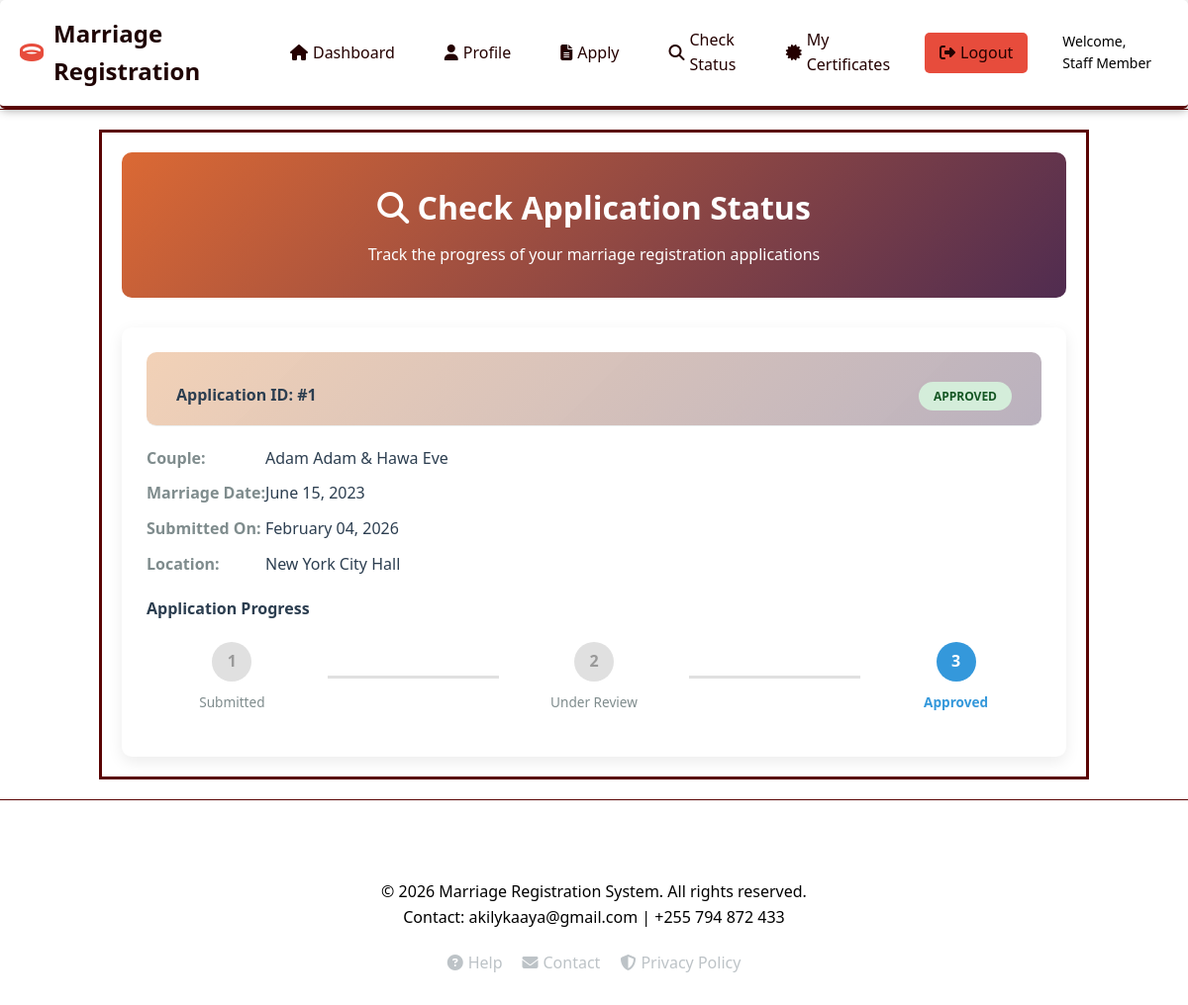
/status-check.php (signed in), run on the app's committed database.
### tables this page shows
CREATE TABLE `marriage_applications` (
  `id` int(11) NOT NULL,
  `application_number` varchar(50) DEFAULT NULL,
  `user_id` int(11) DEFAULT NULL,
  `groom_name` varchar(100) NOT NULL,
  `groom_dob` date DEFAULT NULL,
  `groom_id_type` varchar(50) DEFAULT NULL,
  `groom_id_number` varchar(50) DEFAULT NULL,
  `groom_address` text DEFAULT NULL,
  `groom_phone` varchar(20) DEFAULT NULL,
  `groom_email` varchar(100) DEFAULT NULL,
  `bride_name` varchar(100) NOT NULL,
  `bride_dob` date DEFAULT NULL,
  `bride_id_type` varchar(50) DEFAULT NULL,
  `bride_id_number` varchar(50) DEFAULT NULL,
  `bride_address` text DEFAULT NULL,
  `bride_phone` varchar(20) DEFAULT NULL,
  `bride_email` varchar(100) DEFAULT NULL,
  `marriage_date` date NOT NULL,
  `marriage_location` varchar(200) DEFAULT NULL,
  `marriage_type` enum('civil','religious','traditional') DEFAULT 'civil',
  `has_children` tinyint(1) DEFAULT 0,
  `number_of_children` int(11) DEFAULT 0,
  `current_status` enum('draft','submitted','pending','under_review','approved','rejected') DEFAULT 'draft',
  `payment_status` enum('pending','paid','waived') DEFAULT 'pending',
  `certificate_generated` tinyint(1) DEFAULT 0,
  `certificate_path` varchar(255) DEFAULT NULL,
  `certificate_number` varchar(50) DEFAULT NULL,
  `certificate_fee` decimal(10,2) DEFAULT 5000.00,
  `payment_method` varchar(50) DEFAULT NULL,
  `payment_date` date DEFAULT NULL,
  `admin_notes` text DEFAULT NULL,
  `status_notes` text DEFAULT NULL,
  `registration_date` date DEFAULT NULL,
  `review_date` date DEFAULT NULL,
  `approval_date` date DEFAULT NULL,
  `id_proof_path` varchar(255) DEFAULT NULL,
  `marriage_proof_path` varchar(255) DEFAULT NULL,
  `affidavit_path` varchar(255) DEFAULT NULL,
  `photos_path` varchar(255) DEFAULT NULL,
  `created_at` timestamp NOT NULL DEFAULT current_timestamp(),
  `updated_at` timestamp NOT NULL DEFAULT current_timestamp() ON UPDATE current_timestamp()
);

### status-check.php (the view, shortened to what this page needs)
<?php
require_once 'includes/header.php';
$user = getCurrentUser();
$applications = [];
$conn = getDBConnection();
$stmt = $conn->prepare("SELECT * FROM marriage_applications WHERE user_id = ? ORDER BY created_at DESC");
$stmt->bind_param("i", $user['id']);
$stmt->execute();
$result = $stmt->get_result();
while ($row = $result->fetch_assoc()) {
    $applications[] = $row;
}
?>
<div class="status-container">
    <div class="status-header">
        <h1><i class="fas fa-search"></i> Check Application Status</h1>
        <p>Track the progress of your marriage registration applications</p>
    </div>
    <?php if (empty($applications)): ?>
        <div class="no-applications">
            <i class="fas fa-file-alt fa-3x"></i>
            <h3>No Applications Found</h3>
            <p>You haven't submitted any marriage registration applications yet.</p>
            <a href="marriage-form.php" class="btn btn-primary">
                <i class="fas fa-plus"></i> Submit New Application
            </a>
        </div>
    <?php else: ?>
        <div class="applications-list">
            <?php foreach ($applications as $app): ?>
                <div class="application-card">
                    <div class="application-header">
                        <span class="app-id">Application ID: #<?php echo $app['id']; ?></span>
                        <span class="status-badge status-<?php echo $app['current_status']; ?>">
                            <?php echo ucfirst(str_replace('_', ' ', $app['current_status'])); ?>
                        </span>
                    </div>
                    <div class="application-details">
                        <div class="detail-item">
                            <span class="detail-label">Couple:</span>
                            <span class="detail-value"><?php echo $app['groom_name']; ?> & <?php echo $app['bride_name']; ?></span>
                        </div>
                        <div class="detail-item">
                            <span class="detail-label">Marriage Date:</span>
                            <span class="detail-value"><?php echo date('F d, Y', strtotime($app['marriage_date'])); ?></span>
                        </div>
                        <div class="detail-item">
                            <span class="detail-label">Submitted On:</span>
                            <span class="detail-value"><?php echo date('F d, Y', strtotime($app['created_at'])); ?></span>
                        </div>
                        <div class="detail-item">
                            <span class="detail-label">Location:</span>
                            <span class="detail-value"><?php echo $app['marriage_location']; ?></span>
                        </div>
                    </div>
                    <div class="application-progress">
                        <h4>Application Progress</h4>
                        <div class="progress-track">
                            <div class="progress-step <?php echo $app['current_status'] == 'pending' ? 'active' : ''; ?>">
                                <div class="step-circle">1</div>
                                <span class="step-label">Submitted</span>
                            </div>
                            <div class="progress-line"></div>
                            <div class="progress-step <?php echo $app['current_status'] == 'under_review' ? 'active' : ''; ?>">
                                <div class="step-circle">2</div>
                                <span class="step-label">Under Review</span>
                            </div>
                            <div class="progress-line"></div>
                            <div class="progress-step <?php echo $app['current_status'] == 'approved' ? 'active' : ''; ?>">
                                <div class="step-circle">3</div>
                                <span class="step-label">Approved</span>
                            </div>
                        </div>
                    </div>
                </div>
            <?php endforeach; ?>
        </div>
    <?php endif; ?>
</div>
<?php require_once 'includes/footer.php'; ?>

### css/style.css (style rules this page uses)
.application-header { background: linear-gradient(135deg, #db7f345b 0%, #432c505e 100%); color: rgb(3, 3, 3); border: 12px solid linear-gradient(135deg, #db8534 0%, #503a2c 100%); padding: 30px; border-radius: 10px; margin-bottom: 30px; text-align: center; }
.status-container { max-width: 1000px; margin: 0 auto; padding: 20px; border: 3px solid #5a0404; }
.status-header { background: linear-gradient(135deg, #db6934 0%, #502c50 100%); color: white; padding: 30px; border-radius: 10px; margin-bottom: 30px; text-align: center; }
.status-header h1 { font-size: 2rem; margin-bottom: 10px; }
.applications-list { display: grid; gap: 20px; }
.application-card { background: white; border-radius: 10px; padding: 25px; box-shadow: 0 5px 15px rgba(0,0,0,0.08); transition: transform 0.3s; }
.application-header { display: flex; justify-content: space-between; align-items: center; margin-bottom: 20px; padding-bottom: 15px; border-bottom: 1px solid #ecf0f1; }
.app-id { font-weight: 600; color: #2c3e50; }
.application-details { margin-bottom: 20px; }
.detail-item { display: flex; margin-bottom: 10px; }
.detail-label { font-weight: 600; color: #7f8c8d; min-width: 120px; }
.detail-value { color: #2c3e50; }
.application-progress { margin-top: 20px; }
.application-progress h4 { color: #2c3e50; margin-bottom: 15px; }
.progress-track { display: flex; align-items: center; justify-content: space-between; }
.progress-step { display: flex; flex-direction: column; align-items: center; text-align: center; }
.step-circle { width: 40px; height: 40px; border-radius: 50%; background: #ecf0f1; color: #7f8c8d; display: flex; align-items: center; justify-content: center; font-weight: 600; margin-bottom: 8px; }
.progress-step.active .step-circle { background: #3498db; color: white; }
.step-label { font-size: 0.85rem; color: #7f8c8d; }
.progress-step.active .step-label { color: #3498db; font-weight: 600; }
.progress-line { flex: 1; height: 2px; background: #ecf0f1; margin: 0 10px; }
.status-badge { padding: 5px 12px; border-radius: 20px; font-size: 0.85rem; font-weight: 600; text-transform: uppercase; }
.status-approved { background: #d4edda; color: #155724; }
* { margin: 0; padding: 0; box-sizing: border-box; }
body { font-family: 'Segoe UI', sans-serif; line-height: 1.6; color: rgb(0, 0, 0); background: linear-gradient(90deg, #ffffff23 0%, #ffffff34 100%); min-height: 100vh; }
.status-badge { padding: 5px 15px; border-radius: 20px; font-size: 12px; font-weight: bold; text-transform: uppercase; }
.progress-track { display: flex; align-items: center; justify-content: space-between; margin: 20px 0; }
.progress-step { text-align: center; flex: 1; }
.step-circle { width: 40px; height: 40px; border-radius: 50%; background: #e0e0e0; color: #999; display: flex; align-items: center; justify-content: center; margin: 0 auto 10px; font-weight: bold; }
.progress-line { flex: 1; height: 3px; background: #e0e0e0; }

### data on the page
marriage_applications: id "1", current_status "APPROVED", groom_name "Adam Adam", bride_name "Hawa Eve", marriage_date "June 15, 2023", created_at "February 04, 2026", marriage_location "New York City Hall"

### other printed values
$_SESSION['full_name'] "Staff Member"
